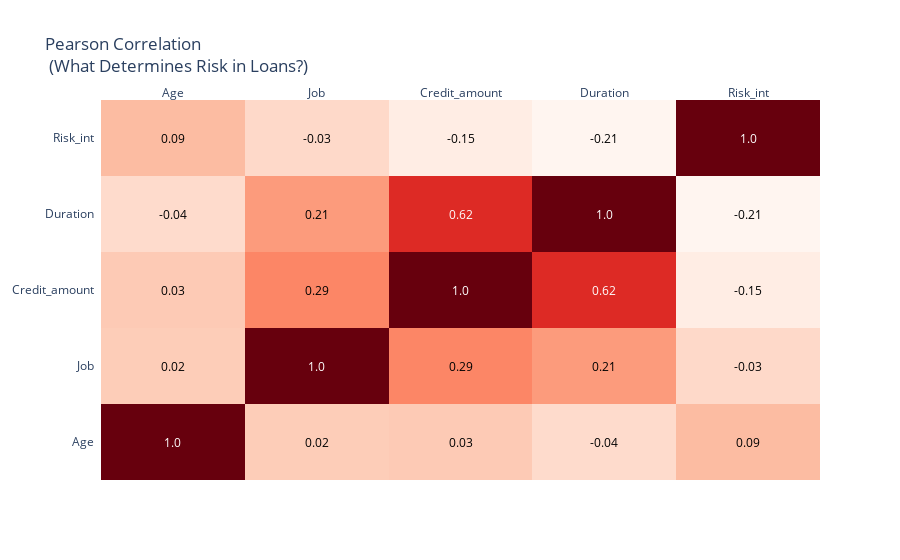

This figure's notebook cell:
### Code cell
import chart_studio.plotly as cs
import plotly.figure_factory as ff


corr = df.corr()

arr_corr = corr.values
arr_corr = np.around(arr_corr, decimals=2)

columns = corr.columns.values.tolist()

fig = ff.create_annotated_heatmap(arr_corr, x=columns, y=columns, colorscale='Reds')

fig.layout.title = 'Pearson Correlation <br> (What Determines Risk in Loans?)'
iplot(fig, filename='annotated_heatmap')

### Figure 1 — Plotly figure (JSON) as saved in the notebook; plotly's stock layout.template omitted (floating-point values rounded to 4 significant figures)
{"data": [{"colorscale": [[0, "rgb(255,245,240)"], [0.125, "rgb(254,224,210)"], [0.25, "rgb(252,187,161)"], [0.375, "rgb(252,146,114)"], [0.5, "rgb(251,106,74)"], [0.625, "rgb(239,59,44)"], [0.75, "rgb(203,24,29)"], [0.875, "rgb(165,15,21)"], [1, "rgb(103,0,13)"]], "reversescale": false, "showscale": false, "type": "heatmap", "x": ["Age", "Job", "Credit_amount", "Duration", "Risk_int"], "y": ["Age", "Job", "Credit_amount", "Duration", "Risk_int"], "z": [[1, 0.02, 0.03, -0.04, 0.09], [0.02, 1, 0.29, 0.21, -0.03], [0.03, 0.29, 1, 0.62, -0.15], [-0.04, 0.21, 0.62, 1, -0.21], [0.09, -0.03, -0.15, -0.21, 1]]}], "layout": {"annotations": [{"font": {"color": "#FFFFFF"}, "showarrow": false, "text": "1.0", "x": "Age", "xref": "x", "y": "Age", "yref": "y"}, {"font": {"color": "#000000"}, "showarrow": false, "text": "0.02", "x": "Job", "xref": "x", "y": "Age", "yref": "y"}, {"font": {"color": "#000000"}, "showarrow": false, "text": "0.03", "x": "Credit_amount", "xref": "x", "y": "Age", "yref": "y"}, {"font": {"color": "#000000"}, "showarrow": false, "text": "-0.04", "x": "Duration", "xref": "x", "y": "Age", "yref": "y"}, {"font": {"color": "#000000"}, "showarrow": false, "text": "0.09", "x": "Risk_int", "xref": "x", "y": "Age", "yref": "y"}, {"font": {"color": "#000000"}, "showarrow": false, "text": "0.02", "x": "Age", "xref": "x", "y": "Job", "yref": "y"}, {"font": {"color": "#FFFFFF"}, "showarrow": false, "text": "1.0", "x": "Job", "xref": "x", "y": "Job", "yref": "y"}, {"font": {"color": "#000000"}, "showarrow": false, "text": "0.29", "x": "Credit_amount", "xref": "x", "y": "Job", "yref": "y"}, {"font": {"color": "#000000"}, "showarrow": false, "text": "0.21", "x": "Duration", "xref": "x", "y": "Job", "yref": "y"}, {"font": {"color": "#000000"}, "showarrow": false, "text": "-0.03", "x": "Risk_int", "xref": "x", "y": "Job", "yref": "y"}, {"font": {"color": "#000000"}, "showarrow": false, "text": "0.03", "x": "Age", "xref": "x", "y": "Credit_amount", "yref": "y"}, {"font": {"color": "#000000"}, "showarrow": false, "text": "0.29", "x": "Job", "xref": "x", "y": "Credit_amount", "yref": "y"}, {"font": {"color": "#FFFFFF"}, "showarrow": false, "text": "1.0", "x": "Credit_amount", "xref": "x", "y": "Credit_amount", "yref": "y"}, {"font": {"color": "#FFFFFF"}, "showarrow": false, "text": "0.62", "x": "Duration", "xref": "x", "y": "Credit_amount", "yref": "y"}, {"font": {"color": "#000000"}, "showarrow": false, "text": "-0.15", "x": "Risk_int", "xref": "x", "y": "Credit_amount", "yref": "y"}, {"font": {"color": "#000000"}, "showarrow": false, "text": "-0.04", "x": "Age", "xref": "x", "y": "Duration", "yref": "y"}, {"font": {"color": "#000000"}, "showarrow": false, "text": "0.21", "x": "Job", "xref": "x", "y": "Duration", "yref": "y"}, {"font": {"color": "#FFFFFF"}, "showarrow": false, "text": "0.62", "x": "Credit_amount", "xref": "x", "y": "Duration", "yref": "y"}, {"font": {"color": "#FFFFFF"}, "showarrow": false, "text": "1.0", "x": "Duration", "xref": "x", "y": "Duration", "yref": "y"}, {"font": {"color": "#000000"}, "showarrow": false, "text": "-0.21", "x": "Risk_int", "xref": "x", "y": "Duration", "yref": "y"}, {"font": {"color": "#000000"}, "showarrow": false, "text": "0.09", "x": "Age", "xref": "x", "y": "Risk_int", "yref": "y"}, {"font": {"color": "#000000"}, "showarrow": false, "text": "-0.03", "x": "Job", "xref": "x", "y": "Risk_int", "yref": "y"}, {"font": {"color": "#000000"}, "showarrow": false, "text": "-0.15", "x": "Credit_amount", "xref": "x", "y": "Risk_int", "yref": "y"}, {"font": {"color": "#000000"}, "showarrow": false, "text": "-0.21", "x": "Duration", "xref": "x", "y": "Risk_int", "yref": "y"}, {"font": {"color": "#FFFFFF"}, "showarrow": false, "text": "1.0", "x": "Risk_int", "xref": "x", "y": "Risk_int", "yref": "y"}], "autosize": true, "title": {"text": "Pearson Correlation <br> (What Determines Risk in Loans?)"}, "xaxis": {"autorange": true, "dtick": 1, "gridcolor": "rgb(0, 0, 0)", "range": [-0.5, 4.5], "side": "top", "ticks": "", "type": "category"}, "yaxis": {"autorange": true, "dtick": 1, "range": [-0.5, 4.5], "ticks": "", "ticksuffix": "  ", "type": "category"}}}
